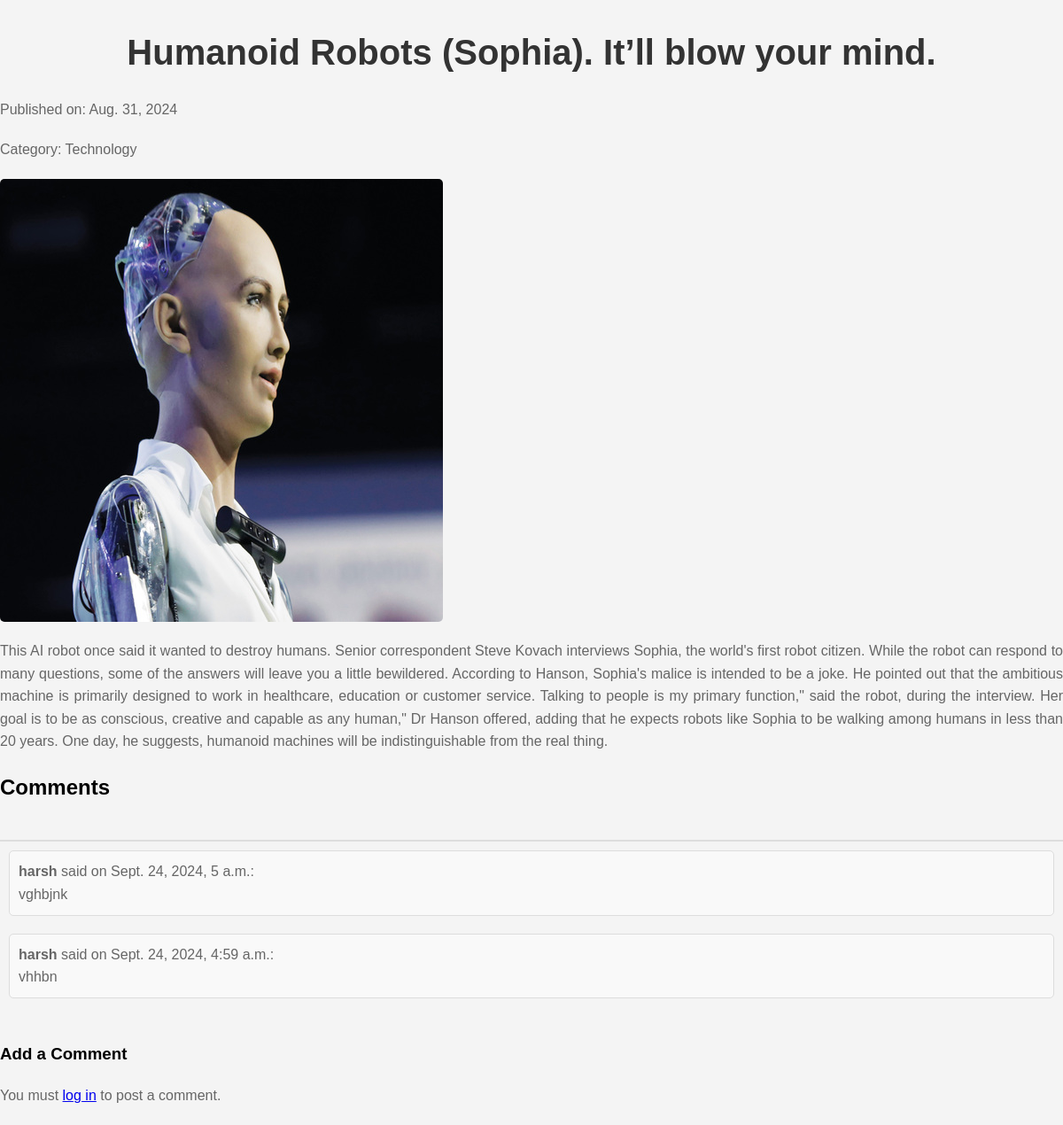
Screenshot of /post/12/ with the database file from the repository.
### home/models.py (models this page shows, shortened)
class Blog(models.Model):
    title = models.CharField(max_length=200)
    content = RichTextField()  # Use RichTextField for rich text editing
    category = models.CharField(max_length=100, choices=[('Blogs', 'Blogs'), ('Technology', 'Technology'), ('Stories', 'Stories')])
    published_date = models.DateField()
    image = models.ImageField(upload_to='images/')

class Comment(models.Model):
    content_type = models.ForeignKey(ContentType, on_delete=models.CASCADE)
    object_id = models.PositiveIntegerField()
    content_object = GenericForeignKey('content_type', 'object_id')  # Refers to either Blog or Story
    author = models.ForeignKey(User, on_delete=models.CASCADE)
    content = models.TextField()
    created_at = models.DateTimeField(auto_now_add=True)

### home/views.py (the view)
# urls.py: path('post/<int:id>/', views.post_detail, name='post_detail'),  # Detail view for individual posts
def post_detail(request, id):
    post = Blog.objects.get(id=id)
    comments = Comment.objects.filter(
        content_type=ContentType.objects.get_for_model(post),
        object_id=post.id
    ).order_by('-created_at')  # Get the comments for this post
    if request.method == 'POST':
        if request.user.is_authenticated:
            form = CommentForm(request.POST)
            if form.is_valid():
                comment = form.save(commit=False)
                comment.content_type = ContentType.objects.get_for_model(post)
                comment.object_id = post.id
                comment.author = request.user
                comment.save()
                messages.success(request, 'Your comment has been posted.')
                return redirect('post_detail', id=post.id)  # Redirect to the same post after saving comment
        else:
            messages.error(request, 'You must be logged in to post a comment.')
            return redirect('login')
    else:
        form = CommentForm()
    return render(request, 'post_detail.html', {'post': post, 'comments': comments, 'form': form})

### templates/post_detail.html (shortened to what this page needs)
<!DOCTYPE html>
<html lang="en">
<head>
    <link rel="stylesheet" href="/static/post_detail.css"/>
</head>
<body>
    <h1>{{ post.title }}</h1>
    <p>Published on: {{ post.published_date }}</p>
    <p>Category: {{ post.category }}</p>
    {% if post.image %}
        <img src="{{ post.image.url }}" alt="{{ post.title }}">
    {% endif %}
    <p>{{ post.content }}</p>
    <h2>Comments</h2>
    <div class="comments">
        {% if comments %}
            {% for comment in comments %}
                <div class="comment">
                    <p><strong>{{ comment.author.username }}</strong> said on {{ comment.created_at }}:</p>
                    <p>{{ comment.content }}</p>
                </div>
            {% endfor %}
        {% else %}
            <p>No comments yet. Be the first to comment!</p>
        {% endif %}
    </div>
    <h3>Add a Comment</h3>
    {% if user.is_authenticated %}
        <form method="POST">
            {% csrf_token %}
            {{ form.as_p }}
            <button type="submit">Post Comment</button>
        </form>
    {% else %}
        <p>You must <a href="{% url 'login' %}">log in</a> to post a comment.</p>
    {% endif %}
</body>
</html>

### static/post_detail.css (style rules this page uses)
body { font-family: Arial, sans-serif; line-height: 1.6; margin: 0; padding: 0; background-color: #f4f4f4; }
h1 { font-size: 2.5rem; margin-bottom: 20px; color: #333; text-align: center; }
p { margin-bottom: 20px; font-size: 1rem; color: #666; text-align: justify; }
img { max-width: 100%; height: auto; display: block; margin: 20px 0; border-radius: 5px; }
.comments { margin-top: 40px; padding: 10px; border-top: 2px solid #ddd; }
.comment { margin-bottom: 20px; padding: 10px; background: #f9f9f9; border-radius: 5px; border: 1px solid #ddd; }
.comment p { margin: 0; }

### rows the page displays
Blog: title "Humanoid Robots (Sophia). It’ll blow your mind.", published_date "Aug. 31, 2024", category "Technology", image (picture), content "This AI robot once said it wanted to destroy humans. Senior correspondent Steve Kovach interviews Sophia, the world's first robot citizen. While the robot can respond to many questions, some of the answers will leave you a little bewildered. According to Hanson, Sophia's malice is intended to be a joke. He pointed out that the ambitious machine is primarily designed to work in healthcare, education or customer service. Talking to people is my primary function,\" said the robot, during the interview. Her goal is to be as conscious, creative and capable as any human,\" Dr Hanson offered, adding that he expects robots like Sophia to be walking among humans in less than 20 years. One day, he…"
Comment: author.username "harsh", created_at "Sept. 24, 2024, 5 a.m.", content "vghbjnk"
Comment: author.username "harsh", created_at "Sept. 24, 2024, 4:59 a.m.", content "vhhbn"
